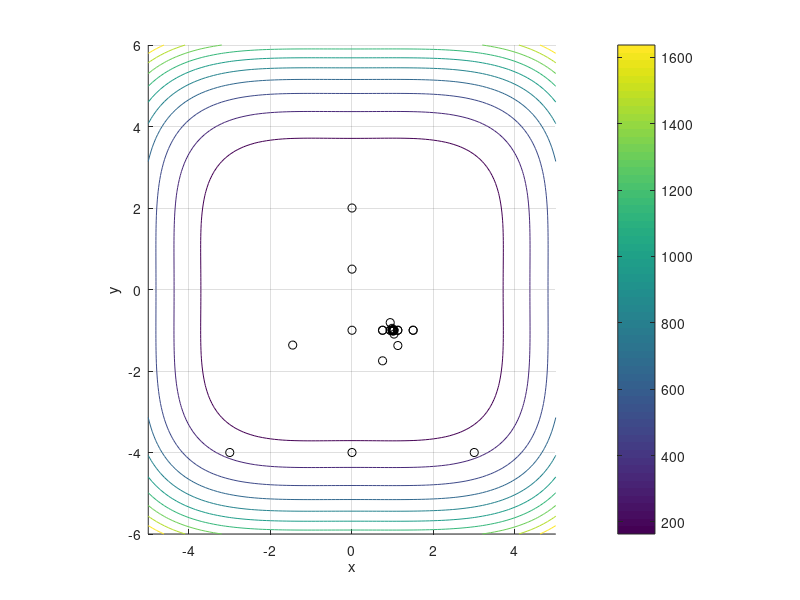

MATLAB code to generate this figure:

% Powell metodas

function pagrindine
clc,close all

x=[-5:0.1:5];y=[-6:0.1:6];
Z=pavirsius(@target,x,y);
figure(1),hold on,grid on,axis equal   
contour(x,y,Z(:,:,1)');
xlabel('x'),ylabel('y')
colorbar;

eps=1e-5
step=3.
itmax=30
x=[-12;-4]
n=length(x)
plot3(x(1),x(2),0,'g*');
gradientai=diag(ones(n,1))

x0=x; % prisimename pradini artini
for iii=1:itmax
    for i=1:n
        grad=gradientai(i,:);
        fff=target(x);
        xxx0=x;fff0=fff; % reiksme pries minimizavima
        for j=1:100  % ejimas pagal j krypti
            deltax=grad/norm(grad)*step;
            x=x-deltax';
            fff1=target(x);
            if fff1>fff && j==1, x=x+deltax';step=-step;continue,end
                % vizualizavimas:
                plot3(x(1),x(2),0,'ro');
                h = findobj(gca,'Type','line');
                pause(1);delete(h(1));    
                plot3(x(1),x(2),0,'ko');
            if fff1 > fff, x=x+deltax';deltaf(i)=fff-fff0;break,end
            fff=fff1;
        end
    end

    tikslumas=norm(fff);
    fprintf(1,'\n iteracija %d  tikslumas %g',iii,tikslumas);
    if tikslumas < eps
        fprintf(1,'\n sprendinys x =');
        fprintf(1,'  %g',x);
        break
    elseif iii == itmax
        fprintf(1,'\n ****tikslumas nepasiektas. Paskutinis artinys x =');
        fprintf(1,'  %g',x);
        break
    end
    [a,ind]=min(deltaf);
    step=step/2;
    if a < 0, 
        gradientai(ind,:)=(x-x0)/norm((x-x0)); 
    else, x0=x; gradientai=diag(ones(n,1));        
    end
    
end


    return
end

%   Lygciu sistemos funkcija 
    function fff=f(x)
    fff=[x(1)^2+x(2)^2-2;
         x(1)^2-x(2)^2];
    return
    end

%     Tikslo funkcija
    function rez=target(x)
    rez=f(x)'*f(x)/2;
    return
    end
    
    
    function Z=pavirsius(funk,x,y)
    for i=1:length(x)
        for j=1:length(y)
            Z(i,j)=funk([x(i),y(j)]);
        end
    end
        
    return
    end